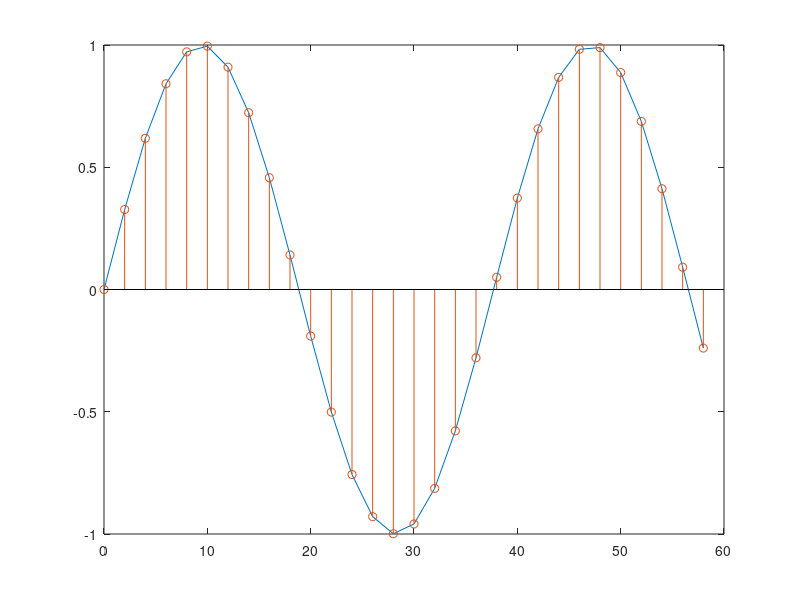

Write the MATLAB code that produced this figure. (Note: this script raises an error after producing the figure.)
%% ejemplo
t = 0:2:59;
y = sin(t/6); %seno(2*pi*fo*ts*n) 
plot(t,y);
hold on
stem(t,y);
%% otro ejemplo
t2 = -1:1/10:1;
t = -1:1/3:1;
y = sin(2*pi*t);
y2 = sin(2*pi*t2);
subplot 211
plot(t,y);
hold on;
grid on;
stem(t,y);
subplot 212
plot(t2,y2);
hold on;
grid on;
stem(t2,y2);